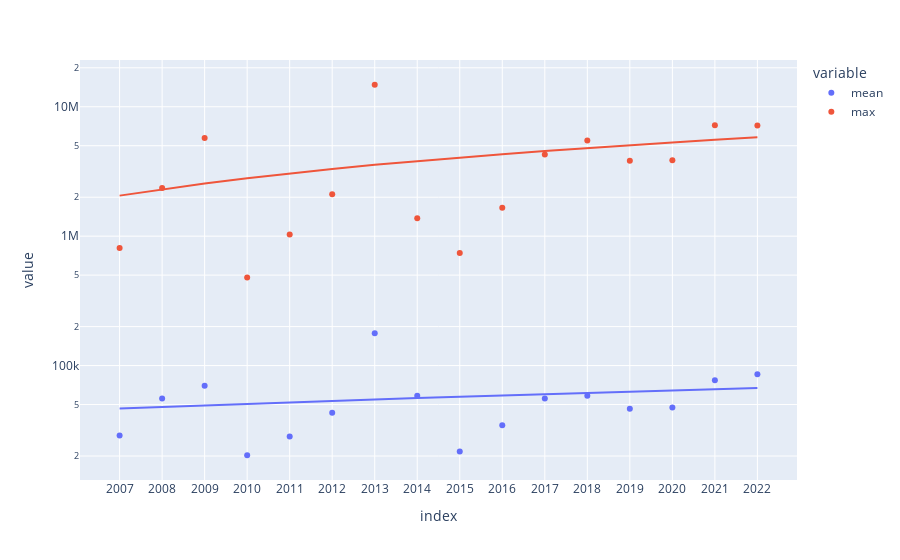

The notebook cell this image was saved under:
### Code cell
exp_vinho_qtd = polars_df_to_pandas_series(exp_vinho_qtd_summ[[1,7],1:])
exp_vinho_qtd.columns = ["mean", "max"]
fig = px.scatter(exp_vinho_qtd, log_y=True, trendline='ols')
fig.show()

### Figure 1 — Plotly figure (JSON) as saved in the notebook; plotly's stock layout.template omitted (floating-point values rounded to 4 significant figures)
{"data": [{"hovertemplate": "variable=mean<br>index=%{x}<br>value=%{y}<extra></extra>", "legendgroup": "mean", "marker": {"color": "#636efa", "symbol": "circle"}, "mode": "markers", "name": "mean", "orientation": "v", "showlegend": true, "type": "scatter", "x": ["2007", "2008", "2009", "2010", "2011", "2012", "2013", "2014", "2015", "2016", "2017", "2018", "2019", "2020", "2021", "2022"], "xaxis": "x", "y": ["28798.046875", "55610.15625", "69851.46875", "20275.8046875", "28243.125", "43135.1015625", "177694.1015625", "58381.2109375", "21634.0625", "34646.125", "55746.9296875", "58484.8671875", "46365.828125", "47486.625", "76968.296875", "85510.015625"], "yaxis": "y"}, {"hovertemplate": "<b>OLS trendline</b><br>value = 1361.75 * index + -2.68645e+06<br>R<sup>2</sup>=0.029926<br><br>variable=mean<br>index=%{x}<br>value=%{y} <b>(trend)</b><extra></extra>", "legendgroup": "mean", "marker": {"color": "#636efa", "symbol": "circle"}, "mode": "lines", "name": "mean", "showlegend": false, "type": "scatter", "x": ["2007", "2008", "2009", "2010", "2011", "2012", "2013", "2014", "2015", "2016", "2017", "2018", "2019", "2020", "2021", "2022"], "xaxis": "x", "y": [46590.0, 47950.0, 49310.0, 50670.0, 52040.0, 53400.0, 54760.0, 56120.0, 57480.0, 58840.0, 60210.0, 61570.0, 62930.0, 64290.0, 65650.0, 67020.0], "yaxis": "y"}, {"hovertemplate": "variable=max<br>index=%{x}<br>value=%{y}<extra></extra>", "legendgroup": "max", "marker": {"color": "#EF553B", "symbol": "circle"}, "mode": "markers", "name": "max", "orientation": "v", "showlegend": true, "type": "scatter", "x": ["2007", "2008", "2009", "2010", "2011", "2012", "2013", "2014", "2015", "2016", "2017", "2018", "2019", "2020", "2021", "2022"], "xaxis": "x", "y": ["810038.0", "2352768.0", "5732280.0", "478630.0", "1030254.0", "2103968.0", "14795694.0", "1373747.0", "741370.0", "1655417.0", "4274650.0", "5494321.0", "3826587.0", "3869243.0", "7192362.0", "7156293.0"], "yaxis": "y"}, {"hovertemplate": "<b>OLS trendline</b><br>value = 249699 * index + -4.99088e+08<br>R<sup>2</sup>=0.104585<br><br>variable=max<br>index=%{x}<br>value=%{y} <b>(trend)</b><extra></extra>", "legendgroup": "max", "marker": {"color": "#EF553B", "symbol": "circle"}, "mode": "lines", "name": "max", "showlegend": false, "type": "scatter", "x": ["2007", "2008", "2009", "2010", "2011", "2012", "2013", "2014", "2015", "2016", "2017", "2018", "2019", "2020", "2021", "2022"], "xaxis": "x", "y": [2058000.0, 2307000.0, 2557000.0, 2807000.0, 3057000.0, 3306000.0, 3556000.0, 3806000.0, 4055000.0, 4305000.0, 4555000.0, 4804000.0, 5054000.0, 5304000.0, 5554000.0, 5803000.0], "yaxis": "y"}], "layout": {"legend": {"title": {"text": "variable"}, "tracegroupgap": 0}, "margin": {"t": 60}, "xaxis": {"anchor": "y", "domain": [0, 1], "title": {"text": "index"}}, "yaxis": {"anchor": "x", "domain": [0, 1], "title": {"text": "value"}, "type": "log"}}}
